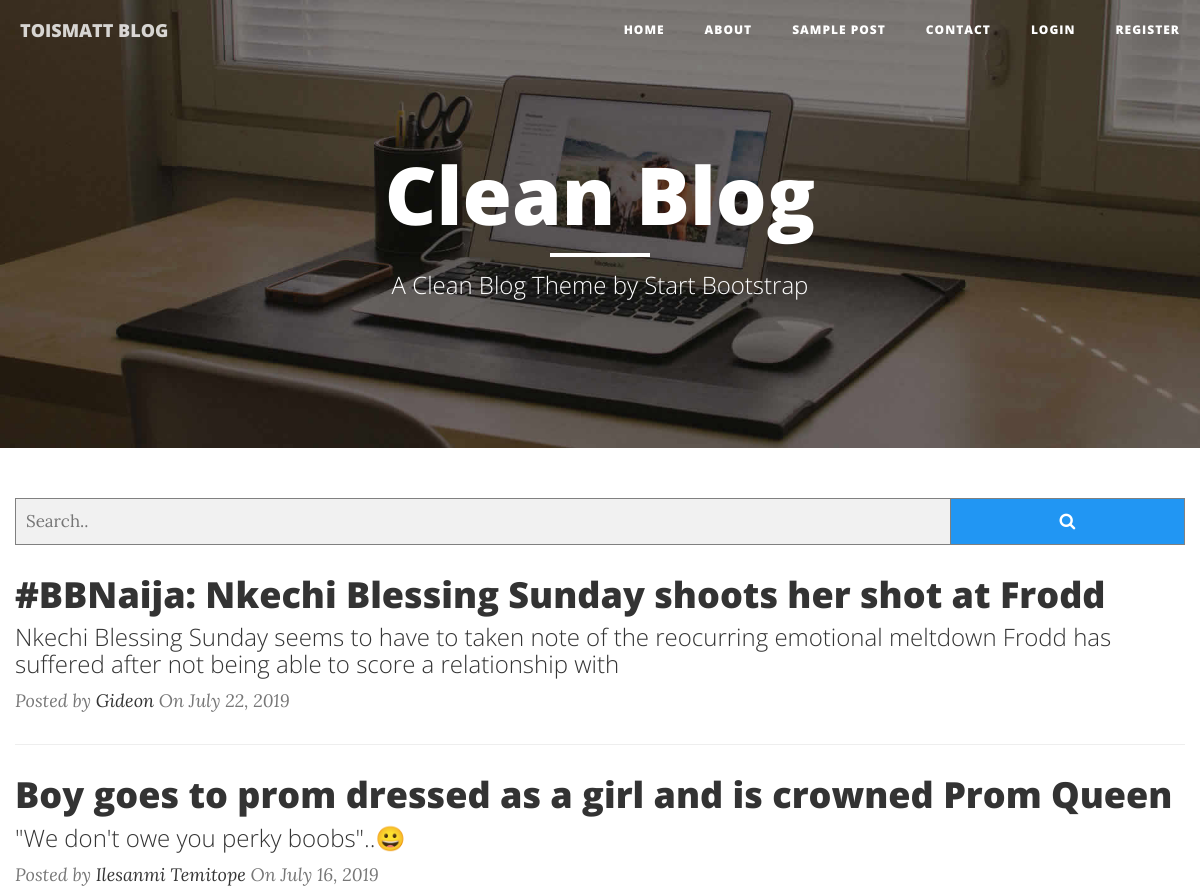
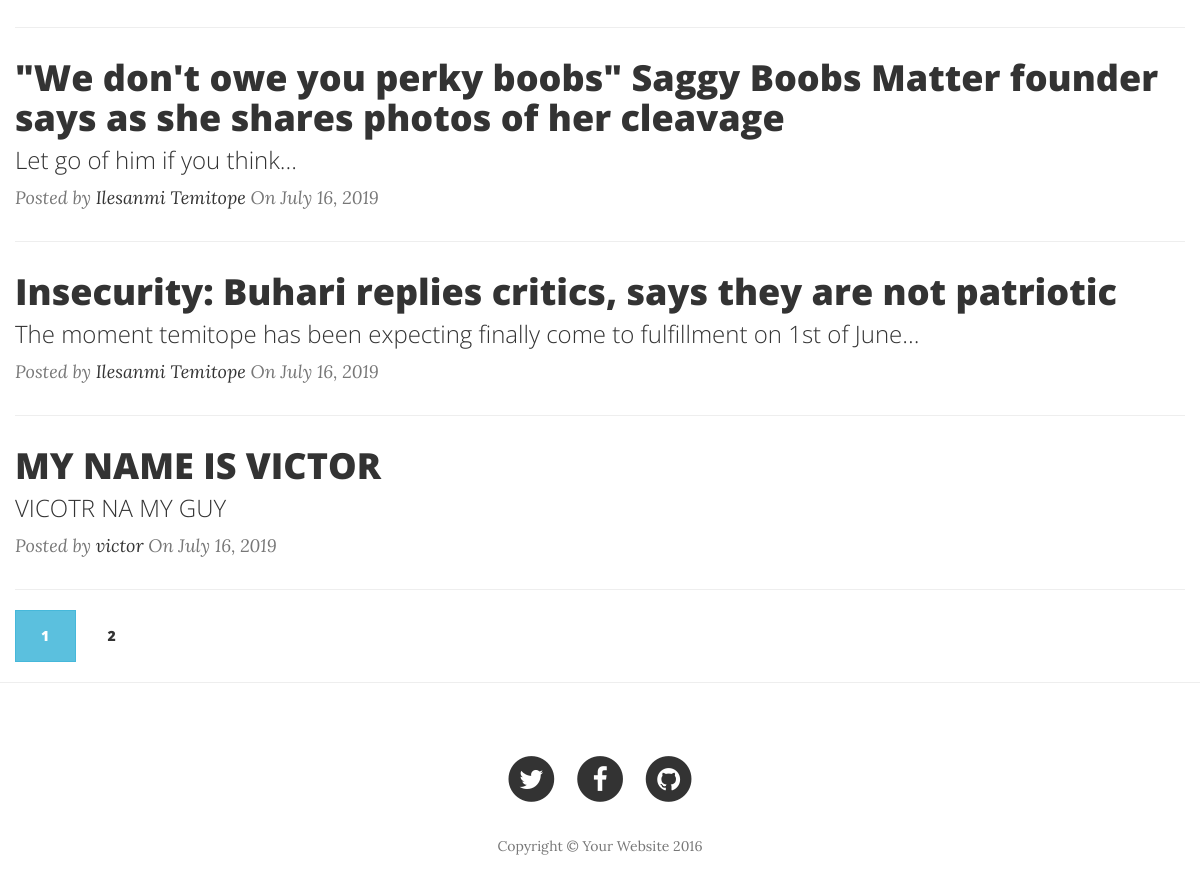
The page /home on the database its author committed (2 pictures, top to bottom).
### temiblog.py (models this page shows)
class BlogPost(db.Model,UserMixin):
       id = db.Column(db.Integer,primary_key=True)
       author = db.Column(db.String(255))
       title = db.Column(db.String(255))
       sub_title = db.Column(db.String(255))
       content = db.Column(db.Text)
       blog_pix =db.Column(db.String(200))
       author_id = db.Column(db.Integer)
       total_view = db.Column(db.BigInteger,default=0)
       today=db.Column(db.DateTime, nullable=False, default=datetime.utcnow)

### temiblog.py (the view)
@app.route('/')
@app.route('/home')
def index():
   page = request.args.get('page', 1, type = int)
   posts = BlogPost.query.order_by(BlogPost.today.desc()).paginate(page=page, per_page=5)
   return render_template('index.html',posts=posts)

### templates/index.html (shortened to what this page needs)
<!DOCTYPE html>
<html lang="en">
<head>
    <link href="static/vendor/bootstrap/css/bootstrap.min.css" rel="stylesheet">
    <link href="static/css/clean-blog.min.css" rel="stylesheet">
    <link href="static/vendor/font-awesome/css/font-awesome.min.css" rel="stylesheet" type="text/css">
</head>
<body>
    <nav class="navbar navbar-default navbar-custom navbar-fixed-top">
        <div class="container-fluid">
            <div class="navbar-header page-scroll">
                <a class="navbar-brand" href="/">TOISMATT BLOG</a>
            </div>
            <div class="collapse navbar-collapse" id="bs-example-navbar-collapse-1">
                <ul class="nav navbar-nav navbar-right">
                    <li>
                        <a href="/">Home</a>
                    </li>
                    <li>
                        <a href="/about">About</a>
                    </li>
                    <li>
                        <a href="/post">Sample Post</a>
                    </li>
                    <li>
                        <a href="/contact">Contact</a>
                    </li>
                    <li>
                        <a href="/login">Login</a>
                    </li>
                    <li>
                        <a href="/register">Register</a>
                    </li>
                </ul>
            </div>
        </div>
    </nav>
    <header class="intro-header" style="background-image: url('static/img/home-bg.jpg')">
        <div class="container">
            <div class="row">
                <div class="col-lg-8 col-lg-offset-2 col-md-10 col-md-offset-1">
                    <div class="site-heading">
                        <h1>Clean Blog</h1>
                        <hr class="small">
                        <span class="subheading">A Clean Blog Theme by Start Bootstrap</span>
                    </div>
                </div>
            </div>
        </div>
    </header>
    <div class="container">
        <div class="row">
<form class="example">
        <input type="text" placeholder="Search.." name="query">
        <button type="submit"><i class="fa fa-search"></i></button>
      </form>
            <div class="col-lg-8 col-lg-offset-2 col-md-10 col-md-offset-1">
    </div>
            {% for post in posts.items %}
                <div class="post-preview">
                    <a href="{{url_for('post',id=post.id)}}">
                        <h2 class="post-title">
                            {{post.title}}
                        </h2>
                        <h3 class="post-subtitle">
                            {{post.sub_title}}
                        </h3>
                    </a>
                    <p class="post-meta">Posted by <a href="{{url_for('useradminprofile', id=post.author_id)}}">{{post.author}}</a> On {{post.today.strftime('%B %d, %Y') }} </p>
                </div>
                <hr>
            {% endfor %}
                {% for page_num in posts.iter_pages(left_edge=1, right_edge=1, left_current=1, right_current=2) %}
                {% if page_num %}
                {% if posts.page==page_num %}
                <a  class="btn btn-info mb-4" href="{{url_for('index', page=page_num)}}">{{page_num}}</a>
                {%else%}
                <a  class="btn btn-outline-info mb-4" href="{{url_for('index', page=page_num)}}">{{page_num}}</a>
                {%endif%}
                {% else %}
                ...
                {% endif %}
                {% endfor %}
            </div>
        </div>
    <hr>
    <footer>
        <div class="container">
            <div class="row">
                <div class="col-lg-8 col-lg-offset-2 col-md-10 col-md-offset-1">
                    <ul class="list-inline text-center">
                        <li>
                            <a href="#">
                                <span class="fa-stack fa-lg">
                                    <i class="fa fa-circle fa-stack-2x"></i>
                                    <i class="fa fa-twitter fa-stack-1x fa-inverse"></i>
                                </span>
                            </a>
                        </li>
                        <li>
                            <a href="#">
                                <span class="fa-stack fa-lg">
                                    <i class="fa fa-circle fa-stack-2x"></i>
                                    <i class="fa fa-facebook fa-stack-1x fa-inverse"></i>
                                </span>
                            </a>
                        </li>
                        <li>
                            <a href="#">
                                <span class="fa-stack fa-lg">
                                    <i class="fa fa-circle fa-stack-2x"></i>
                                    <i class="fa fa-github fa-stack-1x fa-inverse"></i>
                                </span>
                            </a>
                        </li>
                    </ul>
                    <p class="copyright text-muted">Copyright &copy; Your Website 2016</p>
                </div>
            </div>
        </div>
    </footer>
</body>
</html>

### templates/index.html (style rules this page uses)
* { box-sizing: border-box; }
form.example input[type=text] { padding: 10px; font-size: 17px; border: 1px solid grey; float: left; width: 80%; background: #f1f1f1; }
form.example button { float: left; width: 20%; padding: 10px; background: #2196F3; color: white; font-size: 17px; border: 1px solid grey; border-left: none; cursor: pointer; }
form.example::after { content: ""; clear: both; display: table; }

### rows shown on the page
BlogPost: title "#BBNaija: Nkechi Blessing Sunday shoots her shot at Frodd", sub_title "Nkechi Blessing Sunday seems to have to taken note of the reocurring emotional meltdown Frodd has suffered after not being able to score a relationship with", author "Gideon", today "July 22, 2019"
BlogPost: title "Boy goes to prom dressed as a girl and is crowned Prom Queen", sub_title "\"We don't owe you perky boobs\"..😀", author "Ilesanmi Temitope", today "July 16, 2019"
BlogPost: title "\"We don't owe you perky boobs\" Saggy Boobs Matter founder says as she shares photos of her cleavage", sub_title "Let go of him if you think...", author "Ilesanmi Temitope", today "July 16, 2019"
BlogPost: title "Insecurity: Buhari replies critics, says they are not patriotic", sub_title "The moment temitope has been expecting finally come to fulfillment on 1st of June...", author "Ilesanmi Temitope", today "July 16, 2019"
BlogPost: title "MY NAME IS VICTOR", sub_title "VICOTR NA MY GUY", author "victor", today "July 16, 2019"

### other values the page prints
{{ page_num }} "1"
{{ page_num }} "2"
